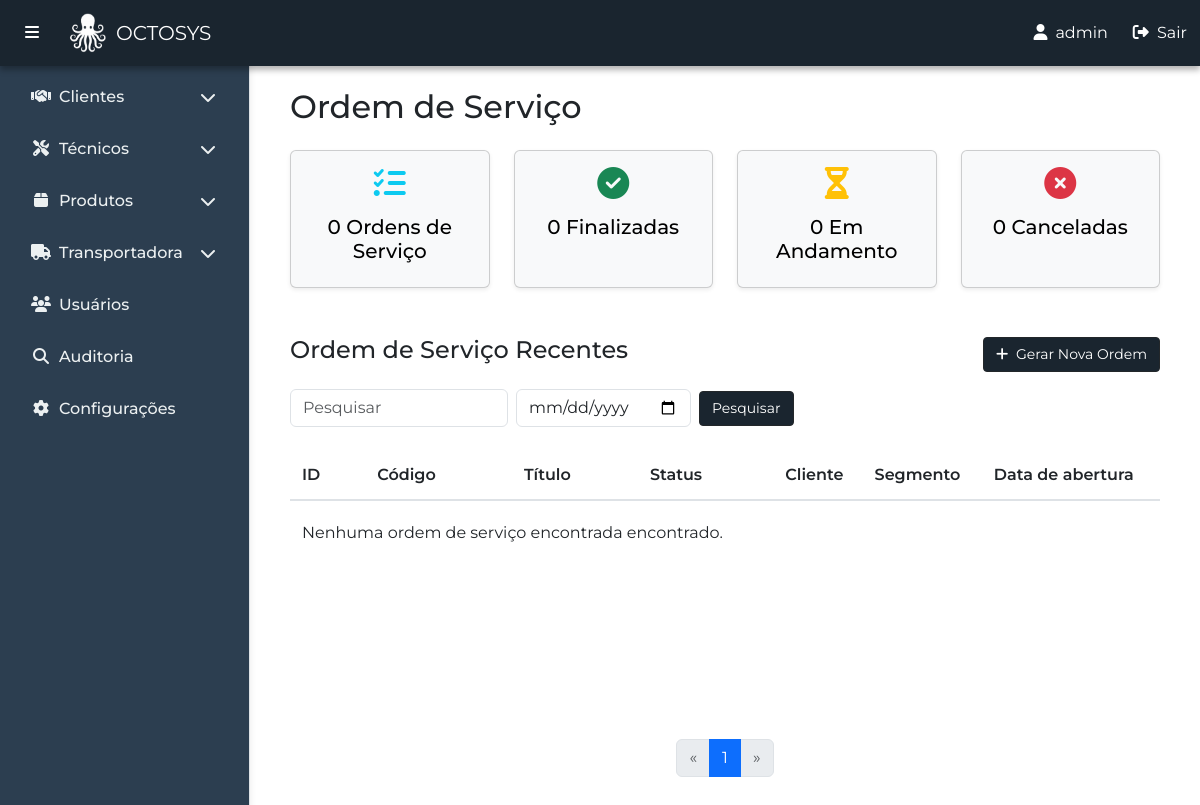
The app's page /pt-br/painel/ (signed in), older data.
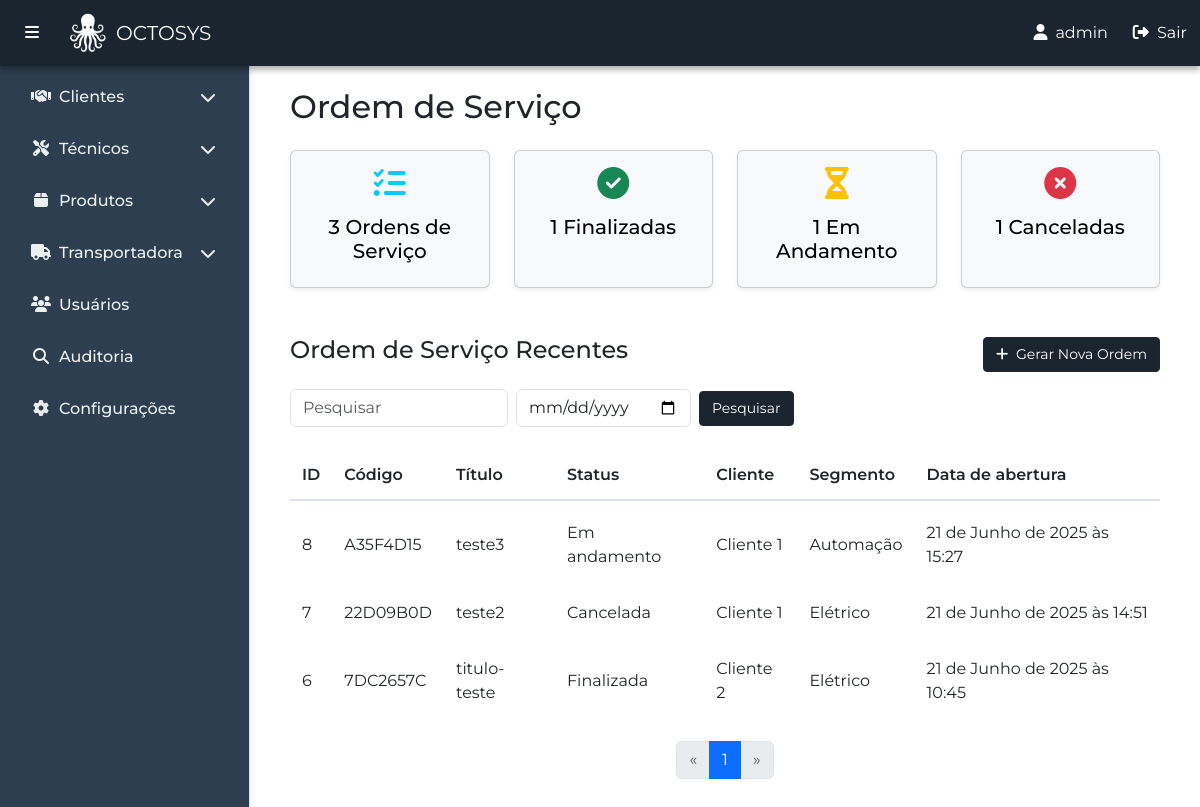
The same page, newer data.
### ordem_servico/models.py (models this page shows, shortened)
class OrdemServico(models.Model):
    codigo = models.CharField(max_length=20, unique=True, blank=True, null=True)
    titulo = models.CharField(max_length=100)
    data_abertura = models.DateTimeField()
    status = models.CharField(max_length=20, choices=STATUS_CHOICES)
    n_cliente = models.CharField(max_length=50, choices=N_CLIENTE_CHOICES)
    digitador = models.CharField(max_length=50, choices=DIGITADOR_CHOICES)
    unidade = models.CharField(max_length=50, choices=UNIDADE_CHOICES)
    segmento = models.CharField(max_length=50, choices=SEGMENTO_CHOICES)
    solicitante = models.CharField(max_length=100)
    n_proposta = models.IntegerField()
    n_desenho = models.IntegerField()
    n_art = models.IntegerField()
    obra_inicio = models.DateTimeField()
    obra_termino = models.DateTimeField()
    obra_nome = models.CharField(max_length=100)
    municipio = models.CharField(max_length=100)
    uf = models.CharField(max_length=2, choices=ESTADOS, default='RJ', blank=False, null=False)
    uc_os = models.CharField(max_length=100)
    oc = models.CharField(max_length=100)
    descricao = models.TextField(blank=True, null=True)
    arquivo = models.FileField(upload_to='anexos/')

### principal/views.py (the view, shortened to what this page needs)
# urls.py: path('', views.home, name='home'),
@login_required
def home(request):
    pesquisa = request.GET.get('pesquisa', '')
    data_abertura = request.GET.get('data_abertura', '')
    ordens = OrdemServico.objects.all().order_by('-id')
    cliente = Cliente.objects.count()
    qtd_ordem = OrdemServico.objects.count()
    qtd_canceladas = OrdemServico.objects.filter(status='cancelada').count()
    qtd_finalizadas = OrdemServico.objects.filter(status='finalizada').count()
    qtd_andamento = OrdemServico.objects.filter(status='em_andamento').count()
    if data_abertura:
        ordens = ordens.filter(data_abertura__date=data_abertura)
    paginator = Paginator(ordens, 5)
    page_number = request.GET.get('page')
    page_obj = paginator.get_page(page_number)
    return render(request, 'principal/home.html', {
        'page_obj': page_obj,
        'pesquisa': pesquisa,
        'data_abertura': data_abertura,
        'clientes': cliente,
        'ordens': ordens,
        'qtd_ordem':qtd_ordem,
        'qtd_canceladas': qtd_canceladas,
        'qtd_finalizadas': qtd_finalizadas,
        'qtd_andamento': qtd_andamento
        })

### principal/templates/principal/home.html (shortened to what this page needs)
{% extends 'principal/base.html' %}
{% block content %}
<div class="container my-4">
  <h2 class="mb-4">Ordem de Serviço</h2>
  <div class="row row-cols-1 row-cols-md-4 g-4 mb-5">
    <div class="col">
      <a href="#" class="text-decoration-none">
        <div class="card text-bg-light h-100 shadow-sm text-center hover-shadow">
          <div class="card-body">
            <i class="fas fa-tasks fa-2x mb-3 text-info"></i>
            <h5 class="card-title">{{ qtd_ordem }} Ordens de Serviço</h5>
          </div>
        </div>
      </a>
    </div>
    <div class="col">
      <a href="#" class="text-decoration-none">
        <div class="card text-bg-light h-100 shadow-sm text-center hover-shadow">
          <div class="card-body">
            <i class="fas fa-check-circle fa-2x mb-3 text-success"></i>
            <h5 class="card-title">{{ qtd_finalizadas }} Finalizadas</h5>
          </div>
        </div>
      </a>
    </div>
    <div class="col">
      <a href="" class="text-decoration-none">
        <div class="card text-bg-light h-100 shadow-sm text-center hover-shadow">
          <div class="card-body">
            <i class="fas fa-hourglass-half fa-2x mb-3 text-warning"></i>
            <h5 class="card-title">{{ qtd_andamento }} Em Andamento</h5>
          </div>
        </div>
      </a>
    </div>
    <div class="col">
      <a href="#" class="text-decoration-none">
        <div class="card text-bg-light h-100 shadow-sm text-center hover-shadow">
          <div class="card-body">
            <i class="fas fa-times-circle fa-2x mb-3 text-danger"></i>
            <h5 class="card-title">{{ qtd_canceladas }} Canceladas</h5>
          </div>
        </div>
      </a>
    </div>
  </div>
  <div class="d-flex justify-content-between align-items-center mb-3">
    <h4>Ordem de Serviço Recentes</h4>
    <a href="{% url 'ordem_servico:criar_os' %}" class="btn btn-dark-custom btn-sm w-auto">
      <i class="fas fa-plus me-1"></i> Gerar Nova Ordem
    </a>
  </div>
  <div class="table-responsive">
        <div class="mb-3 d-flex justify-content-between align-items-center">
            <form method="get" class="d-flex align-items-center gap-2">
                <input type="text" name="pesquisa" placeholder="Pesquisar" class="form-control w-auto"
                    value="{{ pesquisa|default:'' }}">
                <input type="date" name="data_abertura" class="form-control w-auto" value="{{ data_abertura|default:'' }}">
                <button type="submit" class="btn btn-dark-custom btn-sm w-auto">
                    Pesquisar
                </button>
            </form>
        </div>
        <div class="table-pagination-container">
            <table class="table table-hover custom-table">
                <thead class="custom-thead">
                    <tr>
                        <th>ID</th>
                        <th scope="col">Código</th>
                        <th scope="col">Título</th>
                        <th scope="col">Status</th>
                        <th scope="col">Cliente</th>
                        <th scope="col">Segmento</th>
                        <th scope="col">Data de abertura</th>
                    </tr>
                </thead>
                <tbody>
                    {% for ordem in page_obj %}
                    <tr data-bs-toggle="modal"
                        data-bs-target="#modalOrdem{{ ordem.id }}"
                        style="cursor: pointer;">
                        <td>{{ ordem.id}}</td>
                        <td>{{ ordem.codigo}}</td>
                        <td>{{ ordem.titulo}}</td>
                        <td>{{ ordem.get_status_display }}</td>
                        <td>{{ ordem.get_n_cliente_display }}</td>
                        <td>{{ ordem.get_segmento_display }}</td>
                        <td>{{ ordem.data_abertura }}</td>
                    </tr>
                    {% empty %}
                    <tr>
                        <td colspan="4">Nenhuma ordem de serviço encontrada encontrado.</td>
                    </tr>
                    {% endfor %}
                </tbody>
            </table>
            <nav aria-label="Navegação de página">
                <ul class="pagination justify-content-center">
                    {% if page_obj.has_previous %}
                    <li class="page-item">
                        <a class="page-link" href="?{% if pesquisa %}pesquisa={{ pesquisa }}&{% endif %}page={{ page_obj.previous_page_number }}" aria-label="Anterior">
                            <span aria-hidden="true">&laquo;</span>
                        </a>
                    </li>
                    {% else %}
                    <li class="page-item disabled">
                        <span class="page-link">&laquo;</span>
                    </li>
                    {% endif %}
                    {% for num in page_obj.paginator.page_range %}
                        {% if num == page_obj.number %}
                            <li class="page-item active">
                                <span class="page-link">{{ num }}</span>
                            </li>
                        {% else %}
                            <li class="page-item">
                                <a class="page-link" href="?{% if pesquisa %}pesquisa={{ pesquisa }}&{% endif %}page={{ num }}">{{ num }}</a>
                            </li>
                        {% endif %}
                    {% endfor %}
                    {% if page_obj.has_next %}
                    <li class="page-item">
                        <a class="page-link" href="?{% if pesquisa %}pesquisa={{ pesquisa }}&{% endif %}page={{ page_obj.next_page_number }}" aria-label="Próximo">
                            <span aria-hidden="true">&raquo;</span>
                        </a>
                    </li>
                    {% else %}
                    <li class="page-item disabled">
                        <span class="page-link">&raquo;</span>
                    </li>
                    {% endif %}
                </ul>
            </nav>
        </div>
    </div>
{% endblock %}

### principal/templates/principal/base.html (shortened to what this page needs)
{% load static %}
<!DOCTYPE html>
<html lang="pt-br">
<head>
  <link href="https://cdn.jsdelivr.net/npm/bootstrap@5.3.0/dist/css/bootstrap.min.css" rel="stylesheet" />
  <link rel="stylesheet" href="https://cdnjs.cloudflare.com/ajax/libs/font-awesome/6.5.0/css/all.min.css" />
</head>
<body>
  <nav class="navbar navbar-expand-lg navbar-light custom-navbar fixed-top">
    <div class="container-fluid">
      <button class="btn btn-link text-white me-3" id="toggleSidebar">
        <i class="fas fa-bars"></i>
      </button>
      <a class="navbar-brand d-flex align-items-center" href="{% url 'home' %}">
        <img src="{% static 'principal/img/logo.png' %}" alt="" width="40" height="40"
          class="me-2 d-inline-block align-text-top">
          OCTOSYS
      </a>
      <div class="collapse navbar-collapse" id="navbarMenu">
        <ul class="navbar-nav ms-auto d-flex align-items-center">
          <li class="nav-item me-3">
            <span class="nav-link text-white"><i class="fa fa-user me-2"></i>{{ user.username }}</span>
          </li>
          <li class="nav-item">
            <form action="{% url 'logout' %}" method="post" class="m-0 p-0">
              <button type="submit" class="btn btn-link text-white p-0 m-0" style="text-decoration: none;">
                <i class="fas fa-sign-out-alt me-1"></i> Sair
              </button>
            </form>
          </li>
        </ul>
      </div>
    </div>
  </nav>
  <div class="sidebar" id="sidebar">
    <ul class="nav flex-column px-3">
      <li class="nav-item mb-2">
        <a class="nav-link d-flex justify-content-between align-items-center" href="#clientesSubmenu" data-bs-toggle="collapse" aria-expanded="false">
          <span><i class="fas fa-handshake me-2"></i>Clientes</span>
          <i class="fas fa-chevron-down"></i>
        </a>
      </li>
      <li class="nav-item mb-2">
        <a class="nav-link d-flex justify-content-between align-items-center" href="#tecnicosSubmenu" data-bs-toggle="collapse" aria-expanded="false">
          <span><i class="fas fa-tools me-2"></i>Técnicos</span>
          <i class="fas fa-chevron-down"></i>
        </a>
      </li>
      <li class="nav-item mb-2">
        <a class="nav-link d-flex justify-content-between align-items-center" href="#produtosSubmenu" data-bs-toggle="collapse" aria-expanded="false">
          <span><i class="fas fa-box me-2"></i>Produtos</span>
          <i class="fas fa-chevron-down"></i>
        </a>
      </li>
      <li class="nav-item mb-2">
        <a class="nav-link d-flex justify-content-between align-items-center" href="#transportadoraSubmenu" data-bs-toggle="collapse" aria-expanded="false">
          <span><i class="fas fa-truck me-2"></i>Transportadora</span>
          <i class="fas fa-chevron-down"></i>
        </a>
      </li>
      <li class="nav-item mb-2">
        <a class="nav-link" href="{% url 'usuarios' user.username %}"><i class="fas fa-users me-2"></i>Usuários</a>
      </li>
      <li class="nav-item mb-2">
        <a class="nav-link" href="{% url 'atividades:ver_atividades' %}"><i class="fas fa-search me-2"></i>Auditoria</a>
      </li>
      <li class="nav-item mb-2">
          <a class="nav-link" href="{% url 'configuracoes' %}"><i class="fas fa-cog me-2"></i>Configurações</a>
      </li>
    </ul>
  </div>
  <div class="content" id="mainContent">
    <div class="container pt-5">
    {% block content %}{% endblock %}
</div>
  </div>
</body>
</html>

### principal/templates/principal/base.html (style rules this page uses)
body { display: flex; min-height: 100vh; font-family: 'Montserrat', sans-serif; }
.sidebar { margin-top: 15px; width: 250px; background-color: #2c3e50; padding-top: 60px; position: fixed; top: 0; bottom: 0; left: 0; z-index: 1000; border-right: 1px solid #dee2e6; box-shadow: 2px 0 5px rgba(0, 0, 0, 0.05); transition: all 0.3s; }
.sidebar .nav-link { color: #ecf0f1; font-weight: 500; padding: 10px 15px; border-radius: 6px; transition: background-color 0.2s, color 0.2s; }
.sidebar .nav-link i { width: 20px; text-align: center; }
.sidebar .nav-item > a i.fas.fa-chevron-down { transition: transform 0.3s; }
.content { margin-left: 250px; padding: 1rem; flex-grow: 1; transition: all 0.3s; }
.custom-navbar { background-color: #1a252f; box-shadow: 0 4px 6px rgba(0, 0, 0, 0.3); }
.custom-navbar .navbar-brand { color: white !important; }
.custom-navbar .btn-link, .custom-navbar .nav-link { transition: color 0.3s ease, transform 0.3s ease; }
.btn-dark-custom { background-color: #1a252f; border-color: #23272a; color: #fff; font-size: 0.875rem; padding: 0.375rem 0.75rem; }

### principal/templates/principal/home.html (style rules this page uses)
.hover-shadow { transition: transform 0.2s ease, box-shadow 0.2s ease; }
.table-pagination-container { min-height: 350px; display: flex; flex-direction: column; justify-content: space-between; }
.custom-table { border-collapse: separate; border-spacing: 0 8px; background-color: transparent; }
.custom-table thead { background-color: #343a40; color: white; }
.custom-table th { border: none; padding: 12px; font-weight: 600; }
.custom-table tbody tr { background-color: #ffffff; transition: box-shadow 0.2s ease; border-radius: 8px; }
.custom-table td { border: none; padding: 12px; vertical-align: middle; }
.custom-table tbody tr td:first-child { border-top-left-radius: 8px; border-bottom-left-radius: 8px; }
.custom-table tbody tr td:last-child { border-top-right-radius: 8px; border-bottom-right-radius: 8px; }
.custom-thead { background-color: #f8f9fa; color: black; }
.custom-thead th { font-weight: 600; padding: 12px; border-bottom: 2px solid #dee2e6; }

Row changes from the older to the newer data that the page shows:
added OrdemServico: id "8", codigo "A35F4D15", titulo "teste3", status "Em andamento", n_cliente "Cliente 1", segmento "Automação", data_abertura "21 de Junho de 2025 às 15:27"
added OrdemServico: id "7", codigo "22D09B0D", titulo "teste2", status "Cancelada", n_cliente "Cliente 1", segmento "Elétrico", data_abertura "21 de Junho de 2025 às 14:51"
added OrdemServico: id "6", codigo "7DC2657C", titulo "titulo-teste", status "Finalizada", n_cliente "Cliente 2", segmento "Elétrico", data_abertura "21 de Junho de 2025 às 10:45"
Text that changed along with them:
{{ qtd_ordem }}: "0" → "3"
{{ qtd_finalizadas }}: "0" → "1"
{{ qtd_andamento }}: "0" → "1"
{{ qtd_canceladas }}: "0" → "1"
text no longer shown: "Nenhuma ordem de serviço encontrada encontrado."
